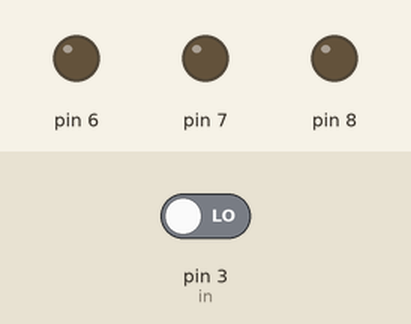
A sketch run on a simulated Arduino Uno, built with avr-gcc and run on an emulated ATmega328P. On the bench: output pins drawn as LEDs (lit = HIGH). Dashed ring = blinking. Inputs (shaded band) come from the test bench; at power-on: pin 3 (in) LOW.

Above: at 1.2 s.
1.3 s: pin 3 (in) driven HIGH
At 2.22 s:
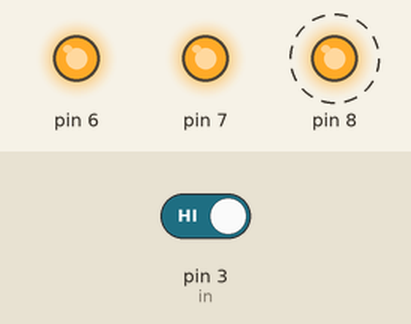
At 3.77 s:
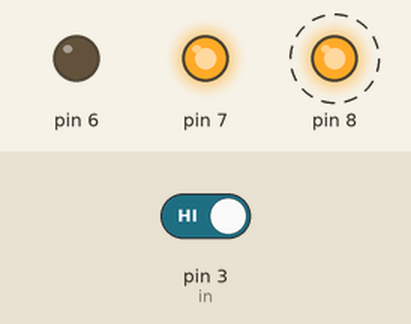
4.3 s: pin 3 (in) driven LOW
At 4.8 s:
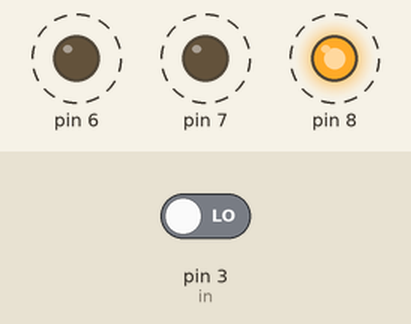
Timing chart, 0 to 13.3 s (numbered marks = the images above; inputs shaded):
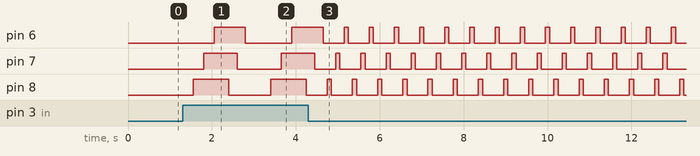

Measured:
- after the input at 1.3 s, pin 6: LOW → HIGH after 0.75 s, → LOW 0.75 s later, → HIGH 1.1 s later; pin 7: LOW → HIGH after 0.50 s, → LOW 0.80 s later, → HIGH 1.1 s later; pin 8: alternates HIGH for 0.85 s and LOW for 1.0 s, starting after 0.25 s
- after the input at 4.3 s, pin 6: alternates HIGH for 0.10 s and LOW for 0.50 s, starting after 0.85 s; pin 7: alternates HIGH for 0.10 s and LOW for 0.50 s, starting after 0.65 s; pin 8: alternates HIGH for 0.10 s and LOW for 0.50 s, starting after 0.45 s

The sketch:

trial1.ino
```cpp
/* to get the input 3*/
#define in 3
int btn =0;
int count=0;
void setup() {
  // put your setup code here, to run once:
pinMode(8,OUTPUT);
pinMode(in,INPUT);
pinMode(7,OUTPUT);
pinMode(6,OUTPUT);
}

void loop() {
  // put your main code here, to run repeatedly:
  btn=digitalRead(in);
  if(btn!=0)
  {
    count++;
    delay(250);
  }
  switch(count)
  {
    case 0:
            digitalWrite(8,LOW);
            digitalWrite(7,LOW);
            digitalWrite(6,LOW);
            break;
  case 1:digitalWrite(8,HIGH);
        break;
  case 2:  digitalWrite(8,HIGH);
           digitalWrite(7,HIGH);
           break;
   case 3:   digitalWrite(8,HIGH);
             digitalWrite(7,HIGH);
             digitalWrite(6,HIGH);
             break;
  case 4: digitalWrite(8,HIGH);
           delay(100);
           digitalWrite(8,LOW);
           delay(100);
             digitalWrite(7,HIGH);
             delay(100);
           digitalWrite(7,LOW);
           delay(100);
             digitalWrite(6,HIGH);
             delay(100);
           digitalWrite(6,LOW);
           delay(100);
             break;

    default :count=0;
              break;
  }

}
```
